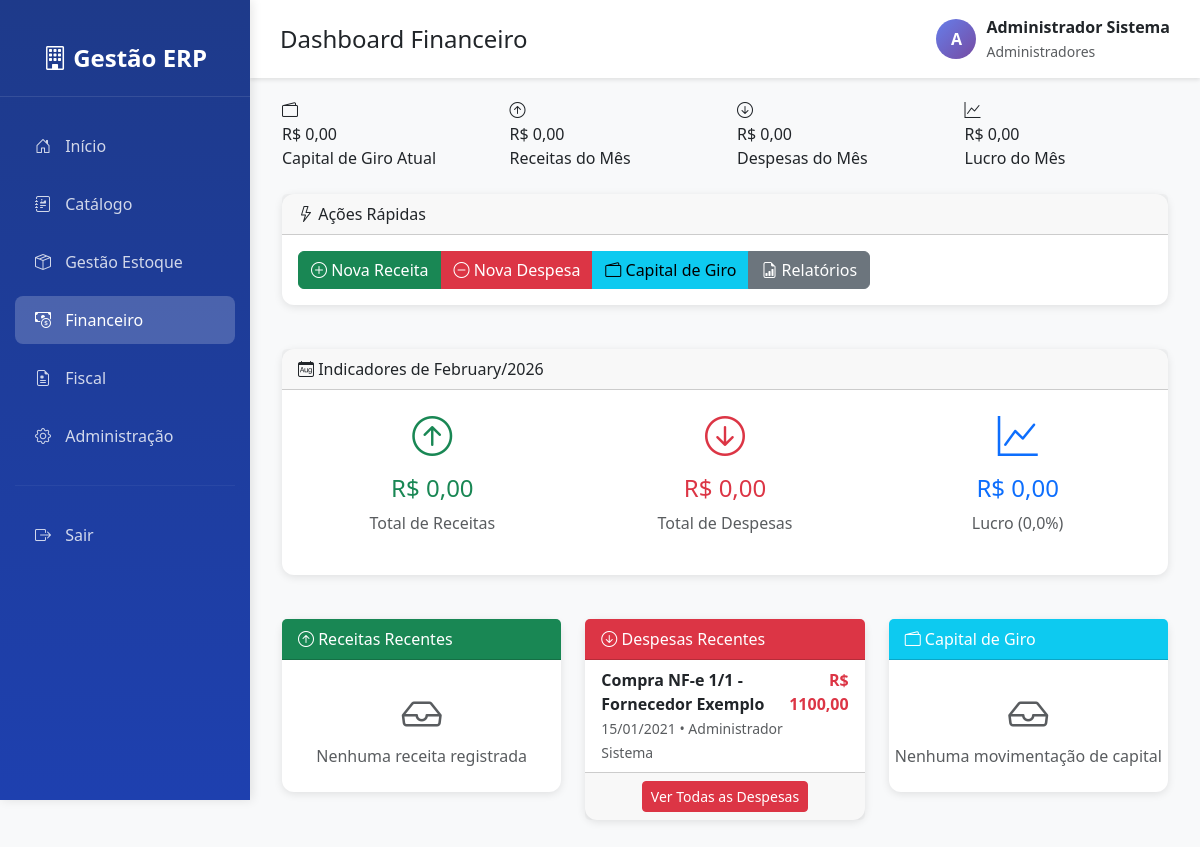
The app's page /financeiro/ (signed in), older data.
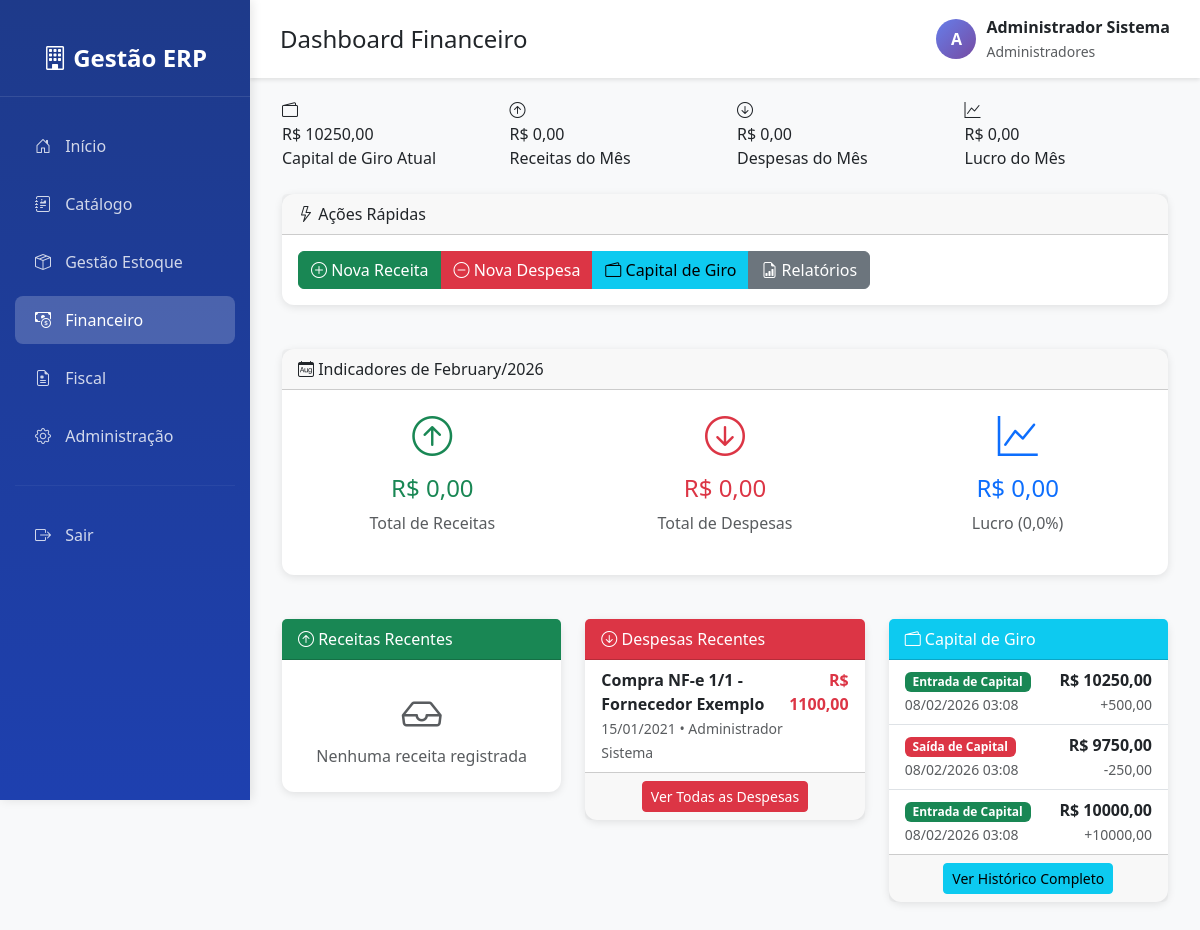
The same page, newer data.
### financeiro/models.py (models this page shows, shortened)
class Despesa(models.Model):
    CATEGORIAS = (
        ('COMPRA', 'Compra de Produtos'),
        ('SALARIO', 'Salários e Encargos'),
        ('ALUGUEL', 'Aluguel e Condomínio'),
        ('SERVICO', 'Serviços Contratados'),
        ('IMPOSTO', 'Impostos e Taxas'),
        ('OUTROS', 'Outros'),
    )
    descricao = models.CharField(
        max_length=200,
        verbose_name="Descrição",
        help_text="Descrição detalhada da despesa"
    )
    valor = models.DecimalField(
        max_digits=10,
        decimal_places=2,
        validators=[MinValueValidator(Decimal('0.01'))],
        verbose_name="Valor",
        help_text="Valor da despesa em R$"
    )
    data = models.DateField(
        verbose_name="Data da Despesa",
        help_text="Data em que a despesa foi realizada"
    )
    categoria = models.CharField(
        max_length=20,
        choices=CATEGORIAS,
        default='OUTROS',
        verbose_name="Categoria",
        help_text="Categoria da despesa"
    )
    usuario = models.ForeignKey(
        User,
        on_delete=models.PROTECT,
        related_name='despesas_registradas',
        default=1,
        verbose_name="Registrado por",
        help_text="Usuário que registrou a despesa"
    )
    data_criacao = models.DateTimeField(
        auto_now_add=True,
        verbose_name="Data de Criação"
    )
    class Meta:
        verbose_name = "Despesa"
        verbose_name_plural = "Despesas"
        ordering = ['-data']  # Mais recentes primeiro

class CapitalGiro(models.Model):
    TIPO_MOVIMENTACAO = (
        ('ENTRADA', 'Entrada de Capital'),
        ('SAIDA', 'Saída de Capital'),
        ('AJUSTE', 'Ajuste Manual'),
    )
    valor_anterior = models.DecimalField(
        max_digits=12,
        decimal_places=2,
        verbose_name="Valor Anterior",
        help_text="Valor do capital antes da movimentação"
    )
    valor_novo = models.DecimalField(
        max_digits=12,
        decimal_places=2,
        verbose_name="Valor Novo",
        help_text="Valor do capital após a movimentação"
    )
    tipo_movimentacao = models.CharField(
        max_length=10,
        choices=TIPO_MOVIMENTACAO,
        verbose_name="Tipo de Movimentação"
    )
    descricao = models.TextField(
        verbose_name="Descrição",
        help_text="Descrição detalhada da movimentação"
    )
    usuario = models.ForeignKey(
        User,
        on_delete=models.PROTECT,
        related_name='movimentacoes_capital',
        default=1,
        verbose_name="Responsável",
        help_text="Usuário que realizou a movimentação"
    )
    data_movimentacao = models.DateTimeField(
        auto_now_add=True,
        verbose_name="Data da Movimentação"
    )
    class Meta:
        verbose_name = "Capital de Giro"
        verbose_name_plural = "Histórico de Capital de Giro"
        ordering = ['-data_movimentacao']
    def calcular_diferenca(self):
        return self.valor_novo - self.valor_anterior
    @classmethod
    def obter_capital_atual(cls):
        ultima_movimentacao = cls.objects.first()  # Mais recente
        if ultima_movimentacao:
            return ultima_movimentacao.valor_novo
        return Decimal('0.00')

### financeiro/views.py (the view)
# urls.py: path('', views.dashboard_financeiro, name='dashboard'),
@login_required
def dashboard_financeiro(request):
    capital_atual = CapitalGiro.obter_capital_atual()
    hoje = datetime.now().date()
    primeiro_dia_mes = hoje.replace(day=1)
    receitas_mes = Receita.objects.filter(
        data__year=hoje.year,
        data__month=hoje.month
    ).aggregate(total=Sum('valor'))['total'] or Decimal('0.00')
    despesas_mes = Despesa.objects.filter(
        data__year=hoje.year,
        data__month=hoje.month
    ).aggregate(total=Sum('valor'))['total'] or Decimal('0.00')
    resultado_mes = receitas_mes - despesas_mes
    receitas_recentes = Receita.objects.all().select_related('usuario')[:5]
    despesas_recentes = Despesa.objects.all().select_related('usuario')[:5]
    movimentacoes_capital = CapitalGiro.objects.all().select_related('usuario')[:5]
    if receitas_mes > 0:
        margem_lucro = (resultado_mes / receitas_mes) * 100
    else:
        margem_lucro = Decimal('0.00')
    context = {
        'capital_atual': capital_atual,
        'receitas_mes': receitas_mes,
        'despesas_mes': despesas_mes,
        'resultado_mes': resultado_mes,
        'margem_lucro': margem_lucro,
        'receitas_recentes': receitas_recentes,
        'despesas_recentes': despesas_recentes,
        'movimentacoes_capital': movimentacoes_capital,
        'mes_atual': hoje.strftime('%B/%Y'),
    }
    return render(request, 'financeiro/dashboard.html', context)

### templates/financeiro/dashboard.html (shortened to what the changed rows need)
{% extends 'base.html' %}
{% block content %}
<div class="container-fluid">
    <div class="row mb-4">
        <div class="col-md-6 col-lg-3">
            <div class="stat-card info position-relative">
                <i class="bi bi-wallet2 stat-icon"></i>
                <div class="stat-value">R$ {{ capital_atual|floatformat:2 }}</div>
                <div class="stat-label">Capital de Giro Atual</div>
            </div>
        </div>
    </div>
    <div class="row">
        <div class="col-lg-4 mb-4">
            <div class="card">
                <div class="card-body p-0">
                    {% if despesas_recentes %}
                    <div class="list-group list-group-flush">
                        {% for despesa in despesas_recentes %}
                        <div class="list-group-item">
                            <div class="d-flex justify-content-between">
                                <div>
                                    <strong>{{ despesa.descricao }}</strong>
                                    <br>
                                    <small class="text-muted">
                                        {{ despesa.data|date:"d/m/Y" }} •
                                        {{ despesa.usuario.get_full_name|default:despesa.usuario.username }}
                                    </small>
                                </div>
                                <div class="text-end">
                                    <strong class="text-danger">R$ {{ despesa.valor|floatformat:2 }}</strong>
                                </div>
                            </div>
                        </div>
                        {% endfor %}
                    </div>
                    {% else %}
                    <div class="text-center py-4 text-muted">
                        <i class="bi bi-inbox fs-1"></i>
                        <p class="mb-0">Nenhuma despesa registrada</p>
                    </div>
                    {% endif %}
                </div>
            </div>
        </div>
        <div class="col-lg-4 mb-4">
            <div class="card">
                <div class="card-body p-0">
                    {% if movimentacoes_capital %}
                    <div class="list-group list-group-flush">
                        {% for mov in movimentacoes_capital %}
                        <div class="list-group-item">
                            <div class="d-flex justify-content-between align-items-start">
                                <div>
                                    <span class="badge {% if mov.tipo_movimentacao == 'ENTRADA' %}bg-success{% else %}bg-danger{% endif %}">
                                        {{ mov.get_tipo_movimentacao_display }}
                                    </span>
                                    <br>
                                    <small class="text-muted">
                                        {{ mov.data_movimentacao|date:"d/m/Y H:i" }}
                                    </small>
                                </div>
                                <div class="text-end">
                                    <strong>R$ {{ mov.valor_novo|floatformat:2 }}</strong>
                                    <br>
                                    <small class="text-muted">
                                        {% if mov.calcular_diferenca >= 0 %}+{% endif %}{{ mov.calcular_diferenca|floatformat:2 }}
                                    </small>
                                </div>
                            </div>
                        </div>
                        {% endfor %}
                    </div>
                    <div class="card-footer text-center">
                        <a href="{% url 'financeiro:capital_giro' %}" class="btn btn-sm btn-info">
                            Ver Histórico Completo
                        </a>
                    </div>
                    {% else %}
                    <div class="text-center py-4 text-muted">
                        <i class="bi bi-inbox fs-1"></i>
                        <p class="mb-0">Nenhuma movimentação de capital</p>
                    </div>
                    {% endif %}
                </div>
            </div>
        </div>
    </div>
</div>
{% endblock %}

Row changes from the older to the newer data that the page shows:
added CapitalGiro: valor_novo "10250,00", tipo_movimentacao "Entrada de Capital", data_movimentacao "08/02/2026 03:08", calcular_diferenca "500,00"
added CapitalGiro: tipo_movimentacao "Saída de Capital", data_movimentacao "08/02/2026 03:08", valor_novo "9750,00", calcular_diferenca "-250,00"
added CapitalGiro: tipo_movimentacao "Entrada de Capital", data_movimentacao "08/02/2026 03:08", valor_novo "10000,00", calcular_diferenca "10000,00"
Text that changed along with them:
{{ capital_atual|floatformat:2 }}: "0,00" → (not shown)
text no longer shown: "Nenhuma movimentação de capital"
text now shown: "Ver Histórico Completo"
